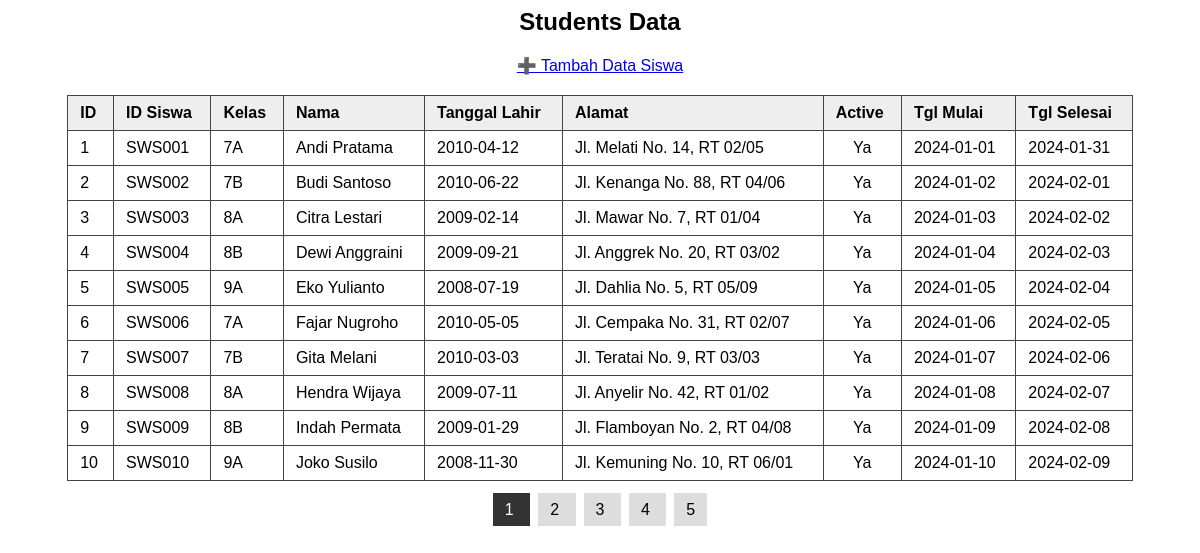
Before: / with the older database file.
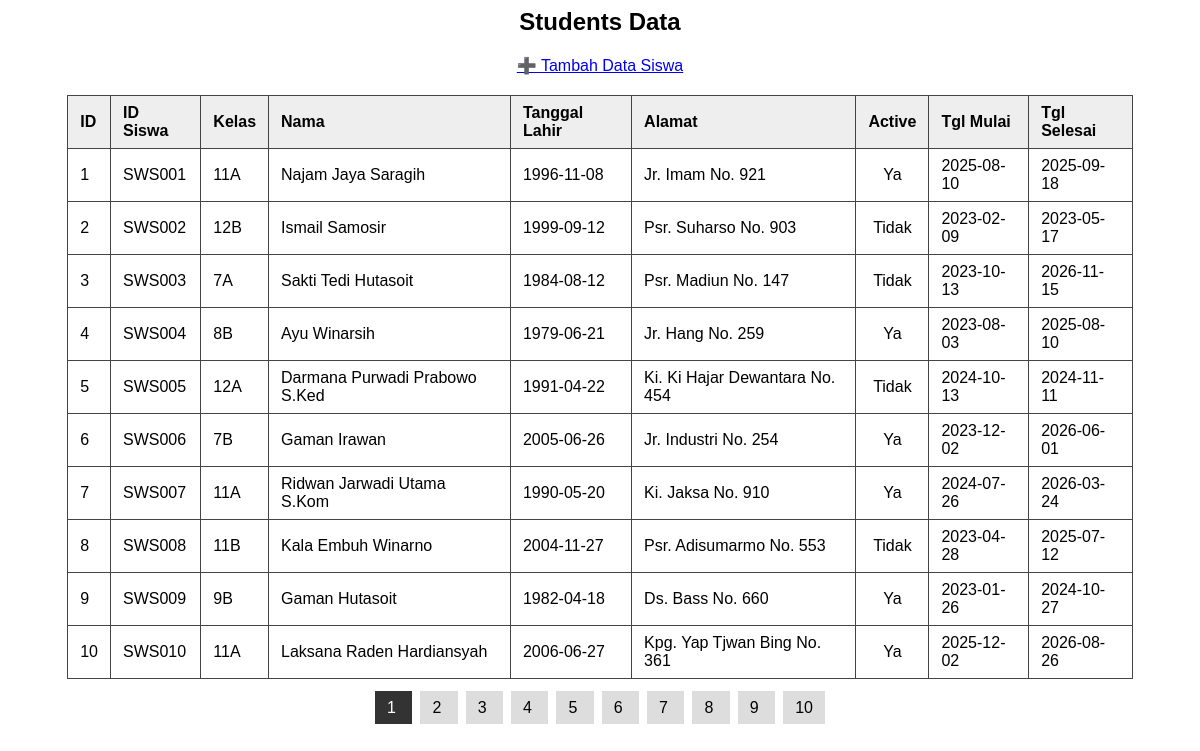
After: the same page with the newer database file.
### tables this page shows
CREATE TABLE `students` (
  `id` int(11) NOT NULL,
  `id_siswa` varchar(20) DEFAULT NULL,
  `kelas` varchar(10) DEFAULT NULL,
  `nama` varchar(100) DEFAULT NULL,
  `tanggal_lahir` date DEFAULT NULL,
  `alamat` text DEFAULT NULL,
  `active` tinyint(1) DEFAULT 0,
  `tanggal_mulai` date DEFAULT NULL,
  `tanggal_selesai` date DEFAULT NULL
);

### index.php (the view, shortened to what this page needs)
<?php
$con = mysqli_connect("localhost","root","","siswa");
$limit = 10;
$page  = isset($_GET['page']) ? $_GET['page'] : 1;
$start = ($page - 1) * $limit;
$sql = "SELECT * FROM students LIMIT $start, $limit";
$rs  = mysqli_query($con, $sql);
$total_result = mysqli_query($con, "SELECT COUNT(*) AS total FROM students");
$total_row = mysqli_fetch_assoc($total_result);
$total = $total_row["total"];
$total_pages = ceil($total / $limit);
?>
<html>
<head>
</head>
<body>
<h2 style="text-align:center;">Students Data</h2>
<div style="text-align:center;">
    <a href="add.php">➕ Tambah Data Siswa</a>
</div>
<table>
    <tr>
        <th>ID</th>
        <th>ID Siswa</th>
        <th>Kelas</th>
        <th>Nama</th>
        <th>Tanggal Lahir</th>
        <th>Alamat</th>
        <th>Active</th>
        <th>Tgl Mulai</th>
        <th>Tgl Selesai</th>
    </tr>
    <?php while ($row = mysqli_fetch_array($rs, MYSQLI_ASSOC)) { ?>
        <tr>
            <td><?= $row["id"] ?></td>
            <td><?= $row["id_siswa"] ?></td>
            <td><?= $row["kelas"] ?></td>
            <td><?= $row["nama"] ?></td>
            <td><?= $row["tanggal_lahir"] ?></td>
            <td><?= $row["alamat"] ?></td>
            <td style='text-align:center;'><?= $row["active"] == 1 ? "Ya" : "Tidak"?></td>
            <td><?= $row["tanggal_mulai"] ?></td>
            <td><?= $row["tanggal_selesai"] ?></td>
        </tr>
    <?php } ?>
</table>
<div class="pagination">
    <?php for ($i = 1; $i <= $total_pages; $i++) { ?>
        <a href="index.php?page=<?= $i ?>" class="<?= ($i == $page) ? 'active' : '' ?>">
            <?= $i ?>
        </a>
    <?php } ?>
</div>
</body>
</html>

### index.php (style rules this page uses)
table { border-collapse: collapse; width: 90%; margin: 20px auto; }
th, td { border: 1px solid #444; padding: 8px 12px; text-align: left; }
th { background-color: #eee; }
body { font-family: Arial; }
.pagination { text-align:center; margin-top:20px; }
.pagination a { padding: 8px 12px; background: #ddd; margin: 0 4px; text-decoration: none; color: black; }
.pagination a.active { background: #333; color: white; }

Changed rows visible on the page:
changed students "SWS001": kelas "7A" → "11A"; nama "Andi Pratama" → "Najam Jaya Saragih"; tanggal_lahir "2010-04-12" → "1996-11-08"; alamat "Jl. Melati No. 14, RT 02/05" → "Jr. Imam No. 921"; tanggal_mulai "2024-01-01" → "2025-08-10"; tanggal_selesai "2024-01-31" → "2025-09-18"
changed students "SWS002": kelas "7B" → "12B"; nama "Budi Santoso" → "Ismail Samosir"; tanggal_lahir "2010-06-22" → "1999-09-12"; alamat "Jl. Kenanga No. 88, RT 04/06" → "Psr. Suharso No. 903"; tanggal_mulai "2024-01-02" → "2023-02-09"; tanggal_selesai "2024-02-01" → "2023-05-17"; active "Ya" → "Tidak"
changed students "SWS003": kelas "8A" → "7A"; nama "Citra Lestari" → "Sakti Tedi Hutasoit"; tanggal_lahir "2009-02-14" → "1984-08-12"; alamat "Jl. Mawar No. 7, RT 01/04" → "Psr. Madiun No. 147"; tanggal_mulai "2024-01-03" → "2023-10-13"; tanggal_selesai "2024-02-02" → "2026-11-15"; active "Ya" → "Tidak"
changed students "SWS004": nama "Dewi Anggraini" → "Ayu Winarsih"; tanggal_lahir "2009-09-21" → "1979-06-21"; alamat "Jl. Anggrek No. 20, RT 03/02" → "Jr. Hang No. 259"; tanggal_mulai "2024-01-04" → "2023-08-03"; tanggal_selesai "2024-02-03" → "2025-08-10"
changed students "SWS005": kelas "9A" → "12A"; nama "Eko Yulianto" → "Darmana Purwadi Prabowo S.Ked"; tanggal_lahir "2008-07-19" → "1991-04-22"; alamat "Jl. Dahlia No. 5, RT 05/09" → "Ki. Ki Hajar Dewantara No. 454"; tanggal_mulai "2024-01-05" → "2024-10-13"; tanggal_selesai "2024-02-04" → "2024-11-11"; active "Ya" → "Tidak"
changed students "SWS006": kelas "7A" → "7B"; nama "Fajar Nugroho" → "Gaman Irawan"; tanggal_lahir "2010-05-05" → "2005-06-26"; alamat "Jl. Cempaka No. 31, RT 02/07" → "Jr. Industri No. 254"; tanggal_mulai "2024-01-06" → "2023-12-02"; tanggal_selesai "2024-02-05" → "2026-06-01"
changed students "SWS007": kelas "7B" → "11A"; nama "Gita Melani" → "Ridwan Jarwadi Utama S.Kom"; tanggal_lahir "2010-03-03" → "1990-05-20"; alamat "Jl. Teratai No. 9, RT 03/03" → "Ki. Jaksa No. 910"; tanggal_mulai "2024-01-07" → "2024-07-26"; tanggal_selesai "2024-02-06" → "2026-03-24"
changed students "SWS008": kelas "8A" → "11B"; nama "Hendra Wijaya" → "Kala Embuh Winarno"; tanggal_lahir "2009-07-11" → "2004-11-27"; alamat "Jl. Anyelir No. 42, RT 01/02" → "Psr. Adisumarmo No. 553"; tanggal_mulai "2024-01-08" → "2023-04-28"; tanggal_selesai "2024-02-07" → "2025-07-12"; active "Ya" → "Tidak"
changed students "SWS009": kelas "8B" → "9B"; nama "Indah Permata" → "Gaman Hutasoit"; tanggal_lahir "2009-01-29" → "1982-04-18"; alamat "Jl. Flamboyan No. 2, RT 04/08" → "Ds. Bass No. 660"; tanggal_mulai "2024-01-09" → "2023-01-26"; tanggal_selesai "2024-02-08" → "2024-10-27"
changed students "SWS010": kelas "9A" → "11A"; nama "Joko Susilo" → "Laksana Raden Hardiansyah"; tanggal_lahir "2008-11-30" → "2006-06-27"; alamat "Jl. Kemuning No. 10, RT 06/01" → "Kpg. Yap Tjwan Bing No. 361"; tanggal_mulai "2024-01-10" → "2025-12-02"; tanggal_selesai "2024-02-09" → "2026-08-26"
Other visible differences:
new list line: "6"
new list line: "7"
new list line: "8"
new list line: "9"
new list line: "10"
